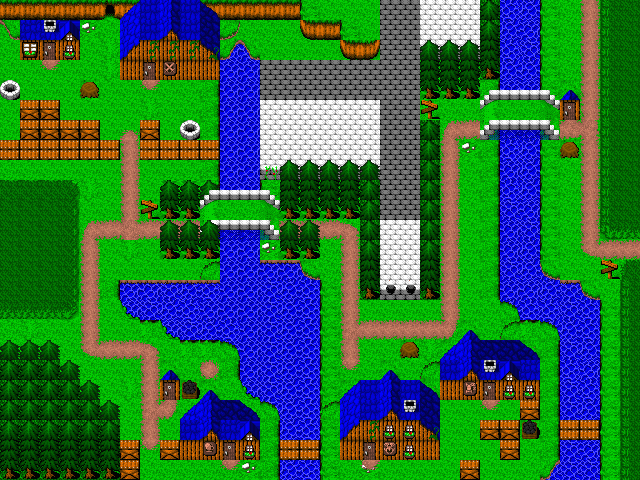

Rendered tile map (Tiled .tmx) drawn with the repository's tilesets; below, a short description and the full map source, tile grids included:
An orthogonal 32x24 tile map with 20x20 px tiles, 3 tile layers (Capa de patrones 1, Capa de patrones 2, Capa de patrones 3).

<map version="1.5" tiledversion="1.7.2" orientation="orthogonal" renderorder="right-down" width="32" height="24" tilewidth="20" tileheight="20" infinite="0" nextlayerid="29" nextobjectid="515">
 <tileset firstgid="1" name="Vikings_tilemaps_001" tilewidth="20" tileheight="20" tilecount="160" columns="16">
  <image source="Vikings_tilemaps_001.png" trans="ff00ff" width="320" height="200" />
 </tileset>
 <layer id="12" name="Capa de patrones 1" width="32" height="24">
  <data encoding="csv">
33,33,33,33,33,17,33,97,107,97,33,33,33,33,33,65,1,1,1,52,52,53,53,53,85,148,147,65,1,1,19,20,
1,97,98,99,1,1,43,97,44,97,45,1,1,1,1,10,33,65,1,52,52,53,53,53,85,147,145,65,1,1,19,20,
1,120,114,115,1,2,59,60,60,60,13,145,145,1,1,1,1,10,11,52,52,68,68,68,101,148,146,65,1,1,19,20,
1,1,1,1,1,2,113,114,119,113,113,145,145,52,52,52,52,52,52,52,52,100,100,100,117,147,147,65,1,1,19,20,
9,1,1,1,70,1,1,1,1,1,67,145,145,52,52,52,52,52,52,52,52,116,116,116,67,145,145,65,12,1,19,20,
1,66,66,1,1,1,1,2,1,1,67,145,145,53,53,53,53,53,53,52,52,25,1,1,22,1,1,24,114,1,19,20,
1,66,66,66,66,1,1,66,1,9,67,145,145,53,53,53,53,53,53,52,52,85,1,1,67,146,146,65,1,1,19,20,
41,41,41,41,41,41,1,41,41,41,41,145,145,53,53,53,53,53,53,52,52,85,1,86,67,148,147,65,70,1,19,20,
1,1,1,1,1,1,1,1,1,1,67,145,145,69,68,68,68,68,68,52,52,85,1,1,67,145,147,65,1,1,19,20,
4,4,4,5,2,1,1,1,84,84,67,145,145,65,100,100,100,100,85,52,52,85,1,1,67,148,147,65,1,1,19,20,
20,20,20,21,1,1,1,1,116,116,1,145,145,1,116,116,116,116,85,52,52,85,1,1,67,146,145,65,1,1,19,20,
20,20,20,21,1,1,1,1,1,1,0,145,145,1,1,1,1,1,85,53,53,85,1,1,67,145,146,65,1,1,35,36,
20,20,20,21,1,1,2,1,116,116,116,145,145,1,116,116,1,1,85,53,53,85,1,1,67,145,147,65,1,1,1,1,
20,20,20,21,1,1,1,1,1,1,1,145,145,129,129,129,1,1,101,53,53,101,1,1,67,146,147,145,1,1,25,3,
20,20,20,21,1,67,129,129,130,131,132,145,145,146,147,148,65,1,117,83,83,117,1,1,67,145,145,147,130,145,1,19,
36,36,36,37,1,1,145,146,147,148,145,145,145,146,147,148,65,1,1,1,1,1,1,1,1,147,148,148,146,148,65,19,
1,2,1,1,1,1,1,50,145,146,147,148,145,146,147,148,65,1,1,1,1,1,2,12,1,2,50,147,147,148,65,19,
1,1,1,1,1,1,1,1,1,50,50,145,145,146,147,148,65,1,1,1,70,2,27,28,45,45,29,67,146,147,65,19,
85,85,85,1,1,1,1,1,12,1,1,67,145,146,147,148,65,1,1,12,1,1,97,44,98,99,97,67,148,145,65,19,
85,85,85,85,1,1,2,1,114,71,1,1,145,146,147,148,65,27,97,107,97,29,113,103,114,115,115,67,146,148,65,19,
85,85,85,85,85,1,1,1,1,1,28,45,1,146,147,148,65,43,97,44,98,45,1,1,1,1,66,67,146,147,65,19,
85,85,85,85,85,85,1,1,1,97,44,97,99,67,147,148,65,59,60,115,115,13,1,1,66,66,71,67,41,41,65,19,
101,101,101,101,101,101,160,1,66,113,87,114,115,67,41,41,65,113,114,102,115,113,1,1,1,66,1,67,146,145,65,19,
117,117,117,117,117,117,160,1,1,1,1,1,86,67,147,148,65,1,86,1,1,1,1,66,1,1,1,146,146,146,65,19
</data>
 </layer>
 <layer id="13" name="Capa de patrones 2" width="32" height="24">
  <data encoding="csv">
0,0,0,0,0,0,106,0,0,0,108,0,0,0,0,0,0,0,0,0,0,0,0,0,0,0,0,0,0,149,0,0,
121,0,0,0,86,0,0,0,0,0,0,158,0,0,0,0,0,0,0,0,0,0,0,0,0,0,0,0,0,149,0,0,
0,0,0,0,0,0,0,0,0,0,0,122,121,0,0,0,0,0,0,0,0,89,89,89,0,0,0,0,0,149,0,0,
0,0,125,0,0,0,0,0,0,0,0,0,0,0,0,0,0,0,0,0,0,0,0,0,0,0,0,0,0,149,0,0,
0,0,0,0,0,0,0,125,0,0,0,0,0,0,0,0,0,0,0,0,0,0,0,0,6,7,7,8,0,149,0,0,
0,0,0,0,0,0,0,0,0,0,0,0,0,0,0,0,0,0,0,0,0,0,0,0,0,0,0,0,0,149,0,0,
0,0,0,0,0,0,109,0,0,0,0,0,0,0,0,0,0,0,0,0,0,0,134,133,38,39,39,40,153,137,0,0,
0,0,0,0,0,0,149,0,0,0,0,0,0,0,0,0,0,0,0,0,0,0,149,0,0,0,0,0,0,149,0,0,
0,0,0,0,0,0,149,0,0,0,0,0,0,0,89,89,89,89,89,0,0,0,149,0,0,0,0,0,0,149,0,0,
0,0,0,0,0,0,149,0,0,0,89,7,7,8,0,0,0,0,0,0,0,0,149,0,0,0,0,0,0,149,0,0,
0,0,0,0,0,0,149,25,0,0,22,1,1,24,0,0,0,0,0,0,0,0,149,0,0,0,0,0,0,149,0,0,
0,0,0,0,134,133,138,133,133,133,38,39,39,40,133,133,133,135,0,0,0,0,149,0,0,0,0,0,0,149,0,0,
0,0,0,0,149,0,0,0,0,0,0,0,0,86,0,0,0,149,0,0,0,0,149,0,0,0,0,0,0,150,133,133,
0,0,0,0,149,0,0,0,0,0,123,0,0,0,0,157,0,149,0,0,0,0,149,0,0,0,0,157,0,0,0,0,
0,0,0,0,149,0,0,0,0,0,0,0,0,0,0,0,0,149,0,0,0,0,149,0,0,0,0,0,0,157,0,0,
0,0,0,0,149,0,73,0,0,0,0,0,0,0,0,0,0,149,0,0,0,0,149,0,0,124,0,0,0,0,0,0,
0,0,0,0,149,0,0,0,73,0,0,0,0,0,0,0,0,152,133,133,133,133,151,0,0,123,0,124,0,0,0,0,
89,89,89,0,150,133,133,135,0,0,0,124,0,0,0,0,0,149,0,0,0,0,0,0,0,0,0,0,0,0,0,0,
0,0,0,89,0,0,0,149,0,0,75,0,0,0,0,0,0,125,0,0,0,123,0,0,0,0,0,0,0,0,0,0,
0,0,0,0,89,0,0,149,0,0,12,0,73,0,0,0,0,0,0,0,0,0,0,0,0,0,0,0,0,0,0,0,
0,0,0,0,0,89,0,152,151,106,0,0,108,124,0,0,123,0,0,0,0,0,0,0,125,0,0,0,0,0,0,0,
0,0,0,0,0,0,0,149,0,0,0,0,0,0,0,0,0,0,0,0,0,0,0,0,0,0,0,0,0,0,0,0,
0,0,0,0,0,0,0,125,0,0,0,0,0,0,0,0,0,0,0,0,0,0,0,0,0,0,0,0,0,0,0,0,
0,0,0,0,0,0,0,0,0,0,0,125,0,0,0,0,0,0,125,0,0,0,0,0,0,0,0,122,0,0,0,0
</data>
 </layer>
 <layer id="14" name="Capa de patrones 3" width="32" height="24">
  <data encoding="csv">
0,0,0,0,0,0,0,0,0,0,0,0,0,0,0,0,0,0,0,0,0,0,0,0,0,0,0,0,0,0,0,0,
0,0,0,0,0,0,0,0,0,0,0,0,0,0,0,0,0,0,0,0,0,0,0,0,0,0,0,0,0,0,0,0,
0,0,0,0,0,0,0,0,0,0,0,0,0,0,0,0,0,0,0,0,0,0,0,0,0,0,0,0,0,0,0,0,
0,0,0,0,0,0,0,0,0,0,0,0,0,0,0,0,0,0,0,0,0,0,0,0,0,0,0,0,0,0,0,0,
0,0,0,0,0,0,0,0,0,0,0,0,0,0,0,0,0,0,0,0,0,0,0,0,0,0,0,0,0,0,0,0,
0,0,0,0,0,0,0,0,0,0,0,0,0,0,0,0,0,0,0,0,0,0,0,0,0,0,0,0,0,0,0,0,
0,0,0,0,0,0,0,0,0,0,0,0,0,0,0,0,0,0,0,0,0,0,0,0,0,0,0,0,0,0,0,0,
0,0,0,0,0,0,0,0,0,0,0,0,0,0,0,0,0,0,0,0,0,0,0,0,0,0,0,0,0,0,0,0,
0,0,0,0,0,0,0,0,0,0,0,0,0,0,0,0,0,0,0,0,0,0,0,0,0,0,0,0,0,0,0,0,
0,0,0,0,0,0,0,0,0,0,6,0,0,0,0,0,0,0,0,0,0,0,0,0,0,0,0,0,0,0,0,0,
0,0,0,0,0,0,0,0,0,0,0,0,0,0,0,0,0,0,0,0,0,0,0,0,0,0,0,0,0,0,0,0,
0,0,0,0,0,0,0,0,89,89,89,0,0,0,89,89,0,0,0,0,0,0,0,0,0,0,0,0,0,0,0,0,
0,0,0,0,0,0,0,0,0,0,0,0,0,0,0,0,0,0,0,0,0,0,0,0,0,0,0,0,0,0,0,0,
0,0,0,0,0,0,0,0,0,0,0,0,0,0,0,0,0,0,0,0,0,0,0,0,0,0,0,0,0,0,0,0,
0,0,0,0,0,0,0,0,0,0,0,0,0,0,0,0,0,0,0,0,0,0,0,0,0,0,0,0,0,0,0,0,
0,0,0,0,0,0,0,0,0,0,0,0,0,0,0,0,0,0,0,0,0,0,0,0,0,0,0,0,0,0,0,0,
0,0,0,0,0,0,0,0,0,0,0,0,0,0,0,0,0,0,0,0,0,0,0,0,0,0,0,0,0,0,0,0,
0,0,0,0,0,0,0,0,0,0,0,0,0,0,0,0,0,0,0,0,0,0,0,0,0,0,0,0,0,0,0,0,
0,0,0,0,0,0,0,0,0,0,0,0,0,0,0,0,0,0,0,0,0,0,0,0,0,0,0,0,0,0,0,0,
0,0,0,0,0,0,0,0,0,0,0,0,0,0,0,0,0,0,0,0,0,0,0,0,0,0,0,0,0,0,0,0,
0,0,0,0,0,0,0,0,0,0,0,0,0,0,0,0,0,0,0,0,0,0,0,0,0,0,0,0,0,0,0,0,
0,0,0,0,0,0,0,0,0,0,0,0,0,0,0,0,0,0,0,0,0,0,0,0,0,0,0,0,0,0,0,0,
0,0,0,0,0,0,0,0,0,0,0,0,0,0,0,0,0,0,0,0,0,0,0,0,0,0,0,0,0,0,0,0,
0,0,0,0,0,0,0,0,0,0,0,0,0,0,0,0,0,0,0,0,0,0,0,0,0,0,0,0,0,0,0,0
</data>
 </layer>
</map>